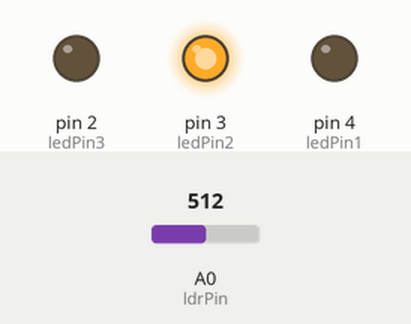
Bench run of a sketch on a simulated Arduino Uno, built with avr-gcc and run on an emulated ATmega328P. Shown: output pins drawn as LEDs (lit = HIGH). The inputs (shaded band) are chosen by the test bench; at power-on: A0 (ldrPin) = 512. What the sketch prints to the serial monitor is not drawn.

Above: at 1.2 s.
1.3 s: A0 (ldrPin) set to 483
At 2.7 s:
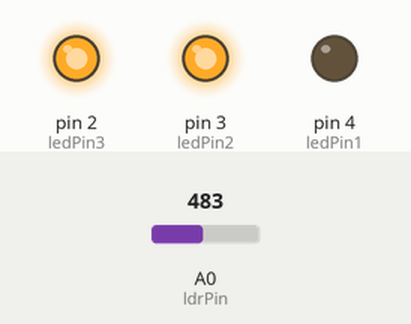
3.0 s: A0 (ldrPin) set to 610
At 4.1 s:
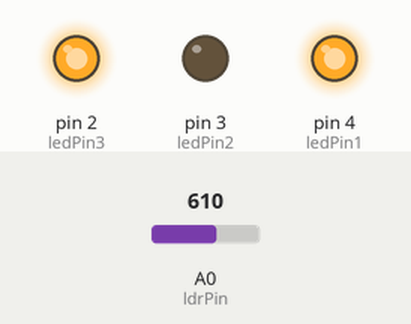
4.5 s: A0 (ldrPin) set to 688
6.0 s: A0 (ldrPin) set to 717
At 6.6 s:
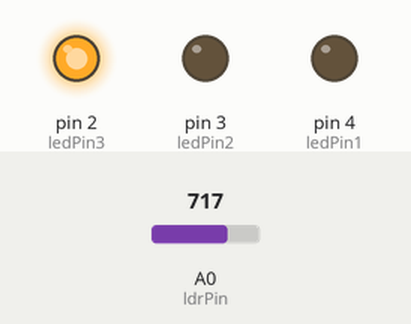
7.5 s: A0 (ldrPin) set to 690
At 7.8 s:
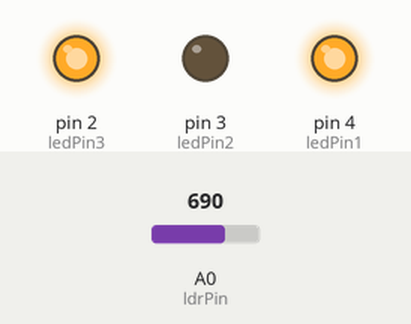
9.0 s: A0 (ldrPin) set to 710
At 10.2 s:
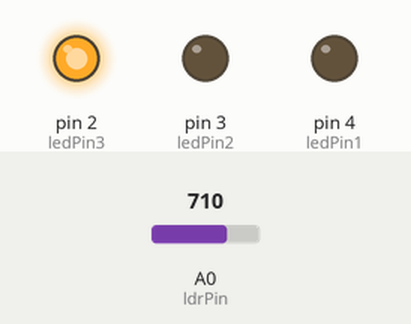
Timing chart, 0 to 11.5 s (numbered marks = the images above; inputs shaded):
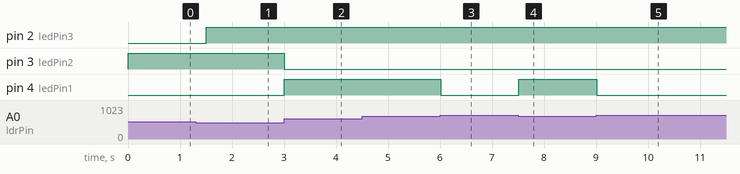

The sketch:

lightlevel.ino
```cpp
// библиотека для работы программного Serial
#include <SoftwareSerial.h>

// создаём объект для работы с программным Serial
// и передаём ему пины TX и RX
SoftwareSerial mySerial(8, 9);

// serial-порт к которому подключён Wi-Fi модуль
#define WIFI_SERIAL    mySerial

const int ldrPin = A0;
const int ledPin1 = 4;
const int ledPin2 = 3;
const int ledPin3 = 2;

int ldrValue = 0;
int ldrlevel1=500;
int ldrlevel2=600;
int ldrlevel3=700;

void setup()
{
  // открываем последовательный порт для мониторинга действий в программе
  // и передаём скорость 9600 бод
  Serial.begin(9600);
  while (!Serial) {
  // ждём, пока не откроется монитор последовательного порта
  // для того, чтобы отследить все события в программе
  }
  Serial.print("Serial init OK\r\n");
  // открываем Serial-соединение с Wi-Fi модулем на скорости 115200 бод
  WIFI_SERIAL.begin(115200);
  pinMode(ldrValue, INPUT);
  // порты лампочек
  pinMode(ledPin1, OUTPUT);
  pinMode(ledPin2, OUTPUT);
  pinMode(ledPin3, OUTPUT);
}

void loop()
{
  // если приходят данные из Wi-Fi модуля - отправим их в порт компьютера
  if (WIFI_SERIAL.available()) {
  	Serial.write(WIFI_SERIAL.read());
  }
  // если приходят данные из компьютера - отправим их в Wi-Fi модуль
  if (Serial.available()) {
  	WIFI_SERIAL.write(Serial.read());
  }
  ldrValue = analogRead(ldrPin);
  if (ldrValue < ldrlevel1) {
    digitalWrite(ledPin3, HIGH);
    Serial.print("Light level - dark: ");
    Serial.println(ldrValue);
  }
  else if (ldrValue < ldrlevel2) {
    digitalWrite(ledPin3, LOW);
    digitalWrite(ledPin2, HIGH);
    Serial.print("Light level - dim: ");
  }
  else if (ldrValue < ldrlevel3) {
    digitalWrite(ledPin2, LOW);
    digitalWrite(ledPin1, HIGH);
    Serial.print("Light level - bright: ");
    Serial.print(ldrValue);
  }
  else {
    digitalWrite(ledPin1, LOW);
    Serial.println("Okay");
  }

  delay(250);
}
```

Measured:
- the behaviour switches between 500 and 499 on A0 (ldrPin) (found by bisection; images 0 and 1)
- the behaviour switches between 699 and 700 on A0 (ldrPin) (found by bisection; images 2 and 3)
- after the input at 1.3 s, pin 2 (ledPin3): LOW → HIGH after 0.20 s
- after the input at 3.0 s, pin 3 (ledPin2): HIGH → LOW at once; pin 4 (ledPin1): LOW → HIGH at once
- after the input at 4.5 s, every drawn part: stays the same
- after the input at 6.0 s, pin 4 (ledPin1): HIGH → LOW at once
- after the input at 7.5 s, pin 4 (ledPin1): LOW → HIGH at once
- after the input at 9.0 s, pin 4 (ledPin1): HIGH → LOW at once
